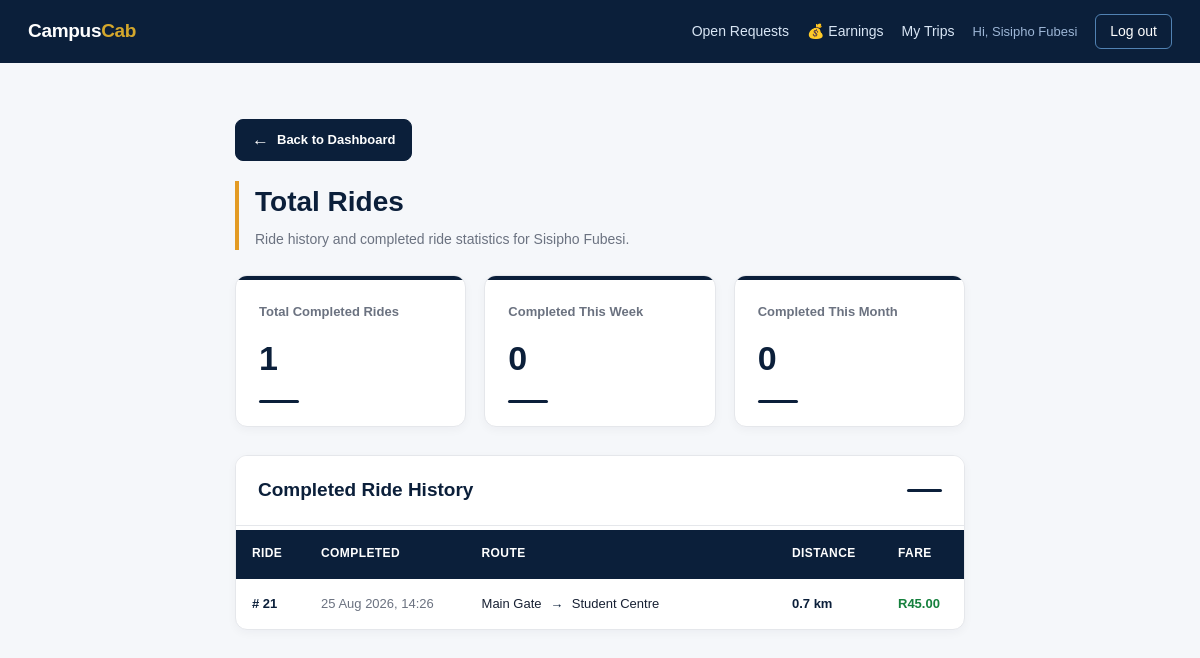
The app's page /driver_total_rides.php (signed in), older data.
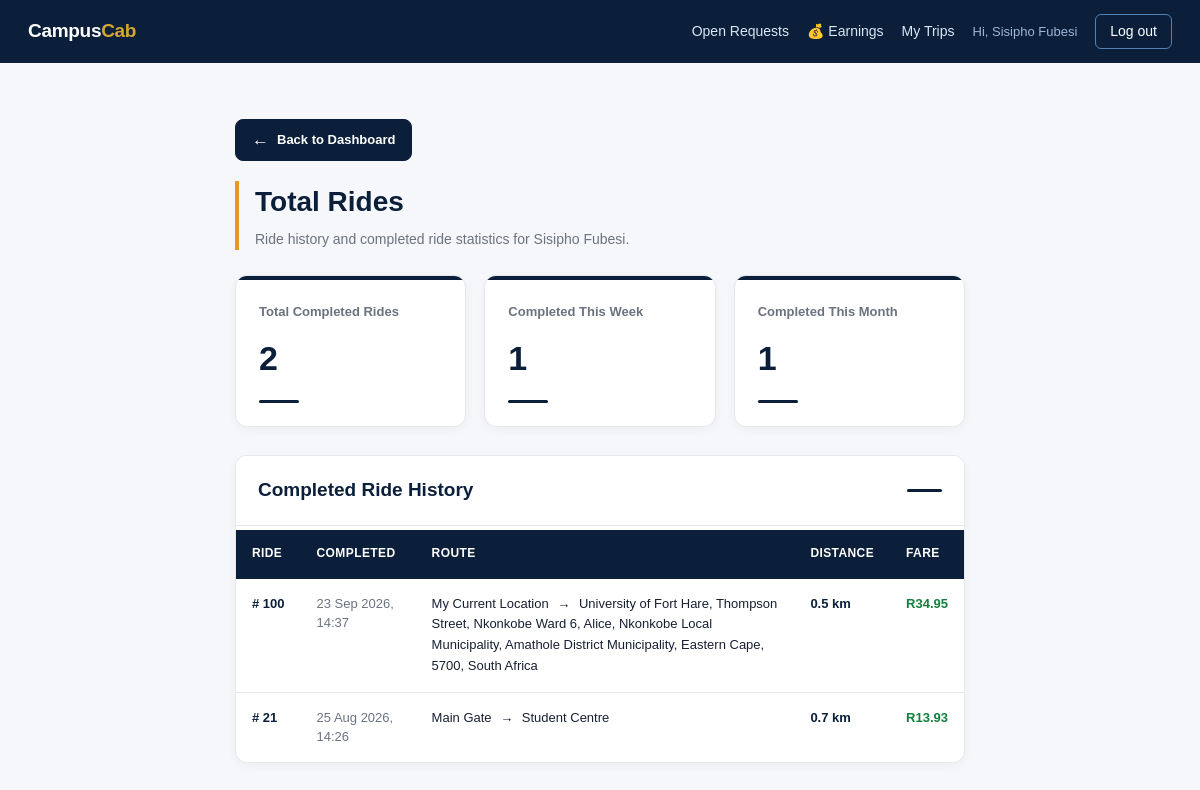
The same page, newer data.
### tables this page shows
CREATE TABLE `ride` (
  `rideID` int(11) NOT NULL,
  `studentID` int(11) DEFAULT NULL,
  `staffID` int(11) DEFAULT NULL,
  `requester_type` enum('Student','Staff') NOT NULL DEFAULT 'Student',
  `request_type` enum('Ride','Parcel') NOT NULL DEFAULT 'Ride',
  `parcel_details` varchar(255) DEFAULT NULL,
  `DriverID` int(11) DEFAULT NULL,
  `pickup_address` varchar(250) DEFAULT NULL,
  `pickup_latitude` decimal(10,7) DEFAULT NULL,
  `pickup_longitude` decimal(10,7) DEFAULT NULL,
  `destination_address` varchar(250) DEFAULT NULL,
  `destination_latitude` decimal(10,7) DEFAULT NULL,
  `destination_longitude` decimal(10,7) DEFAULT NULL,
  `requested_at` datetime DEFAULT NULL,
  `accepted_at` datetime DEFAULT NULL,
  `started_at` datetime DEFAULT NULL,
  `Completed_at` datetime DEFAULT NULL,
  `ride_status` enum('Requested','Accepted','Driver Arriving','In Progress','Completed','Cancelled') DEFAULT 'Requested',
  `cancellation_reason` varchar(255) DEFAULT NULL,
  `cancelled_at` datetime DEFAULT NULL,
  `estimated_distance_km` decimal(6,2) DEFAULT NULL,
  `estimated_duration_min` int(11) DEFAULT NULL,
  `estimated_price` decimal(8,2) DEFAULT NULL,
  `driver_earning` double NOT NULL,
  `campus_commission` double NOT NULL
);

### driver_total_rides.php (the view, shortened to what the changed rows need)
<?php
include 'db_connect.php';
$driverID = (int)($_SESSION['driver_id'] ?? 0);
$totalRides = 0;
$stmt = $conn->prepare("
    SELECT COUNT(*) AS total
    FROM ride
    WHERE DriverID = ?
    AND ride_status = 'Completed'
");
if ($stmt) {
    $stmt->bind_param("i", $driverID);
    $stmt->execute();
    $result = $stmt->get_result();
    $row = $result->fetch_assoc();
    $totalRides = $row['total'] ?? 0;
}
$weekRides = 0;
$stmt = $conn->prepare("
    SELECT COUNT(*) AS total
    FROM ride
    WHERE DriverID = ?
    AND ride_status = 'Completed'
    AND YEARWEEK(completed_at, 1) =
        YEARWEEK(CURDATE(), 1)
");
if ($stmt) {
    $stmt->bind_param("i", $driverID);
    $stmt->execute();
    $result = $stmt->get_result();
    $row = $result->fetch_assoc();
    $weekRides = $row['total'] ?? 0;
}
$monthRides = 0;
$stmt = $conn->prepare("
    SELECT COUNT(*) AS total
    FROM ride
    WHERE DriverID = ?
    AND ride_status = 'Completed'
    AND YEAR(completed_at) = YEAR(CURDATE())
    AND MONTH(completed_at) = MONTH(CURDATE())
");
if ($stmt) {
    $stmt->bind_param("i", $driverID);
    $stmt->execute();
    $result = $stmt->get_result();
    $row = $result->fetch_assoc();
    $monthRides = $row['total'] ?? 0;
}
$rides = [];
$stmt = $conn->prepare("
    SELECT
        rideID,
        pickup_address,
        destination_address,
        estimated_distance_km,
        estimated_price,
        completed_at
    FROM ride
    WHERE DriverID = ?
    AND ride_status = 'Completed'
    ORDER BY completed_at DESC
");
if ($stmt) {
    $stmt->bind_param("i", $driverID);
    $stmt->execute();
    $result = $stmt->get_result();
    while ($row = $result->fetch_assoc()) {
        $rides[] = $row;
    }
}
include 'header.php';
?>
<div class="page-wrapper">
    <div class="page-title">
        <h1>
            Total Rides
        </h1>
    </div>
    <div class="summary-grid">
        <div class="summary-card total">
            <h3>
                Total Completed Rides
            </h3>
            <div class="summary-number">
                <?php
                echo (int)$totalRides;
                ?>
            </div>
        </div>
        <div class="summary-card week">
            <h3>
                Completed This Week
            </h3>
            <div class="summary-number">
                <?php
                echo (int)$weekRides;
                ?>
            </div>
        </div>
        <div class="summary-card today">
            <h3>
                Completed This Month
            </h3>
            <div class="summary-number">
                <?php
                echo (int)$monthRides;
                ?>
            </div>
        </div>
    </div>
    <section class="history-card">
        <div class="history-header">
            <h2>
                Completed Ride History
            </h2>
        </div>
        <div class="table-wrapper">
            <table>
                <thead>
                    <tr>
                        <th>
                            Ride
                        </th>
                        <th>
                            Completed
                        </th>
                        <th>
                            Route
                        </th>
                        <th>
                            Distance
                        </th>
                        <th>
                            Fare
                        </th>
                    </tr>
                </thead>
                <tbody>
                <?php if (count($rides) === 0): ?>
                    <tr>
                        <td
                            colspan="5"
                            class="empty"
                        >
                            <strong>
                                No completed rides yet
                            </strong>
                            Your completed rides will appear here.
                        </td>
                    </tr>
                <?php else: ?>
                    <?php foreach ($rides as $ride): ?>
                        <tr>
                            <td class="ride-id">
                                #
                                <?php
                                echo (int)$ride['rideID'];
                                ?>
                            </td>
                            <td>
                                <?php
                                if (
                                    !empty(
                                        $ride['completed_at']
                                    )
                                ) {
                                    echo date(
                                        'd M Y, H:i',
                                        strtotime(
                                            $ride['completed_at']
                                        )
                                    );
                                } else {
                                    echo '—';
                                }
                                ?>
                            </td>
                            <td class="route">
                                <?php
                                echo htmlspecialchars(
                                    $ride['pickup_address'] ?? ''
                                );
                                ?>
                                <span
                                    style="
                                        color:var(--navy);
                                        font-weight:700;
                                        margin:0 5px;
                                    "
                                >
                                    →
                                </span>
                                <?php
                                echo htmlspecialchars(
                                    $ride['destination_address'] ?? ''
                                );
                                ?>
                            </td>
                            <td class="distance">
                                <?php
                                if (
                                    $ride[
                                        'estimated_distance_km'
                                    ] !== null
                                ) {
                                    echo number_format(
                                        (float)
                                        $ride[
                                            'estimated_distance_km'
                                        ],
                                        1
                                    );
                                    echo " km";
                                } else {
                                    echo "—";
                                }
                                ?>
                            </td>
                            <td class="fare">
                                <?php
                                if (
                                    $ride[
                                        'estimated_price'
                                    ] !== null
                                ) {
                                    echo "R";
                                    echo number_format(
                                        (float)
                                        $ride[
                                            'estimated_price'
                                        ],
                                        2
                                    );
                                } else {
                                    echo "—";
                                }
                                ?>
                            </td>
                        </tr>
                    <?php endforeach; ?>
                <?php endif; ?>
                </tbody>
            </table>
        </div>
    </section>
</div>

Row changes from the older to the newer data that the page shows:
added ride: rideID "100", Completed_at "23 Sep 2026, 14:37", pickup_address "My Current Location", destination_address "University of Fort Hare, Thompson Street, Nkonkobe Ward 6, Alice, Nkonkobe Local Municipality, Amathole District Municipality, Eastern Cape, 5700, South Africa", estimated_distance_km "0.5", estimated_price "34.95"
changed ride "25 Aug 2026, 14:26": estimated_price "45.00" → "13.93"
Text that changed along with them:
$totalRides: "1" → "2"
$weekRides: "0" → "1"
$monthRides: "0" → "1"
